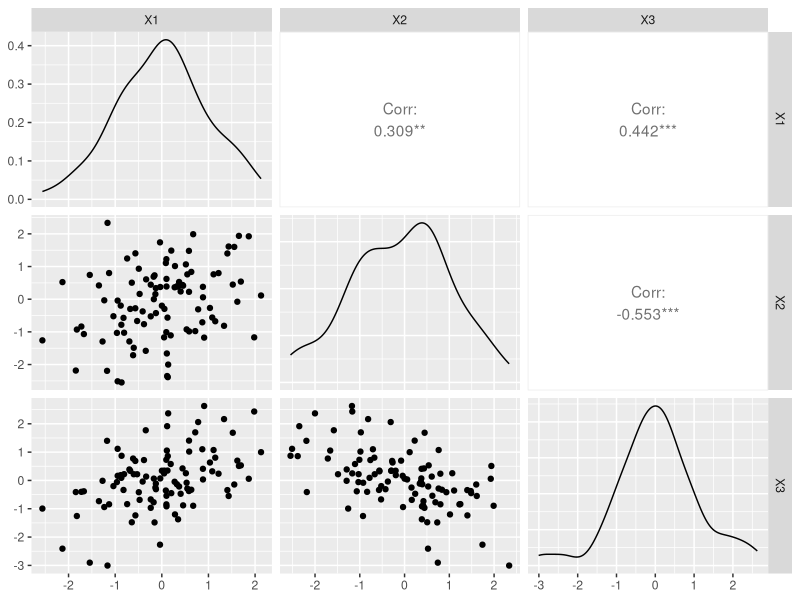

This chart was generated by the following R code:
## ---- chunk 1
library(MASS)
covmat <- matrix(c(1.0,   0.2,   0.6, 
                   0.2,   1.0,  -0.5, 
                   0.6,  -0.5,   1.0), nrow=3) # the true cov matrix for my data
data <- mvrnorm(100, mu=c(0,0,0), Sigma=covmat) # generate random data that match that cov matrix
colnames(data) <- c("X1", "X2", "X3")
head(data)

library(knitr)
kable(round(cor(data), 3), caption = "Table 1: Correlation Matrix")
library(GGally)
ggpairs(data)
